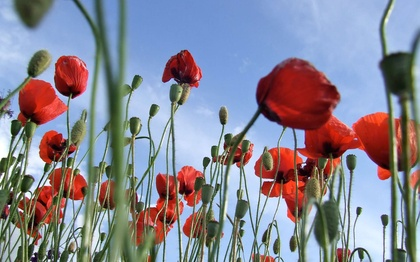
%> input picture Practica3/imagen.jpg, 420 x 262 px, shrunk from 2560 x 1600 before the run
$ octave practica3.m   (GNU Octave 9; MATLAB toolbox functions it lacks are replaced by stand-ins)
%> lines starting %> are read from the running program, lines starting %| are printed output that depends on the picture
clc % Limpia pantalla
clear all % Limpia todas la varialbes
close all % Cierra todos lo procesos
warning off all % Muestra todas las sugerencias
%--------------------------------------------------------------------------
% Lectura de imagen
imagen = imread('/home/reoxb/Documentos/Escom/Nivel_III/Analisis de Imagenes/Practicas/Practica3/imagen.jpg');
%> imagen is the input picture: size 262x420x3 uint8; mean R, G, B 135.6, 134.6, 147.9
% Despliege de una imagen
figure(1)
imshow(imagen)
% Obtiene el tamaño de la imagen
[m, n, o] = size(imagen);
%> m = 262; n = 420; o = 3
% Solicita el histograma a expandir o contraer
opcion = input('Ingrese el canal: \n 1.R \n 2.G \n 3.B \n Introduzca la opcion: ');
%> the answer given: 1

% Solicita comprension o expansion --------------------------------------
	opc = input('Menu \n 1.Compresion \n 2.Expansion \n Seleccione una opcion: ');
%> the answer given: 1

if opcion == 1
	% Cambia a rojo -------------------------------------------------------
	figure(2)
	rojo=imagen;
	%apaga verde
	rojo(:,:,2)=0;
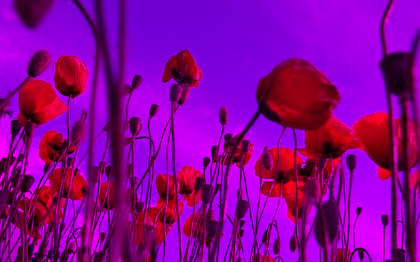
%> rojo: size 262x420x3 uint8; mean R, G, B 135.6, 0, 147.9
	%apaga azul
	rojo(:,:,3)=0;
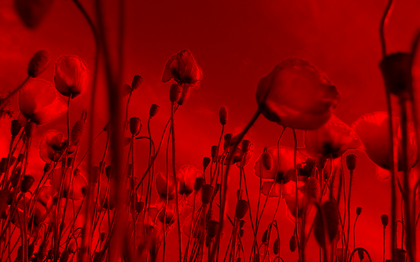
%> rojo: size 262x420x3 uint8; mean R, G, B 135.6, 0, 0
	imshow(rojo)

	%histograma del nivel de rojo -----------------------------------------
	figure(3)
	imhist(rojo(:,:,1))
	title('Histograma de la imagen en rojo')
	xlabel('# de niveles de rojo')
	ylabel('# de frecuencia con que aparece')
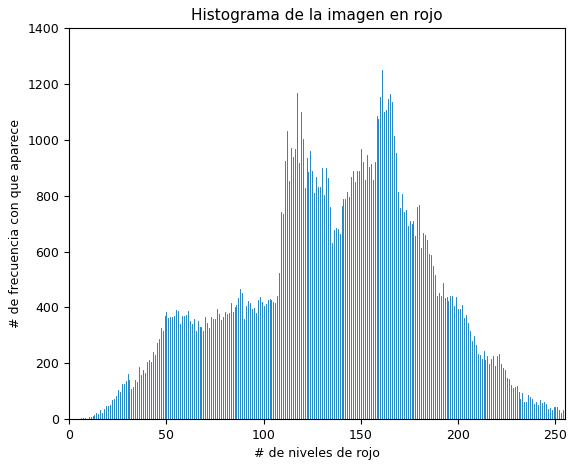
%> figure redrawn from the program's plot data; highest point at x = 161, y = 1251

    %realiza comprension o expansion --------------------------------------
	if opc == 1
%> (the run ends here)
